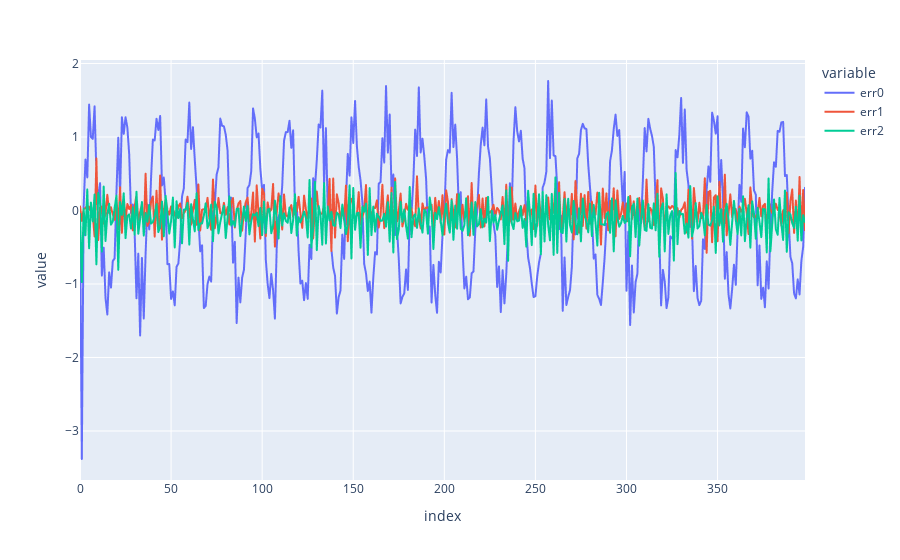

The cell this chart's notebook holds for it:
### Code cell
ex.line(to_df(err, 'err'))

### Figure 1 — Plotly figure (JSON) as saved in the notebook; plotly's stock layout.template omitted (floating-point values rounded to 4 significant figures; data arrays with more than 128 entries replaced by an {"elided": "..."} marker saying what was removed)
{"data": [{"hovertemplate": "variable=err0<br>index=%{x}<br>value=%{y}<extra></extra>", "legendgroup": "err0", "line": {"color": "#636efa", "dash": "solid"}, "marker": {"symbol": "circle"}, "mode": "lines", "name": "err0", "showlegend": true, "type": "scattergl", "x": {"elided": "399 int values"}, "xaxis": "x", "y": {"elided": "399 float values"}, "yaxis": "y"}, {"hovertemplate": "variable=err1<br>index=%{x}<br>value=%{y}<extra></extra>", "legendgroup": "err1", "line": {"color": "#EF553B", "dash": "solid"}, "marker": {"symbol": "circle"}, "mode": "lines", "name": "err1", "showlegend": true, "type": "scattergl", "x": {"elided": "399 int values"}, "xaxis": "x", "y": {"elided": "399 float values"}, "yaxis": "y"}, {"hovertemplate": "variable=err2<br>index=%{x}<br>value=%{y}<extra></extra>", "legendgroup": "err2", "line": {"color": "#00cc96", "dash": "solid"}, "marker": {"symbol": "circle"}, "mode": "lines", "name": "err2", "showlegend": true, "type": "scattergl", "x": {"elided": "399 int values"}, "xaxis": "x", "y": {"elided": "399 float values"}, "yaxis": "y"}], "layout": {"autosize": true, "legend": {"title": {"text": "variable"}, "tracegroupgap": 0}, "margin": {"t": 60}, "xaxis": {"anchor": "y", "autorange": true, "domain": [0, 1], "range": [0, 398], "title": {"text": "index"}, "type": "linear"}, "yaxis": {"anchor": "x", "autorange": true, "domain": [0, 1], "range": [-3.667, 2.048], "title": {"text": "value"}, "type": "linear"}}}
